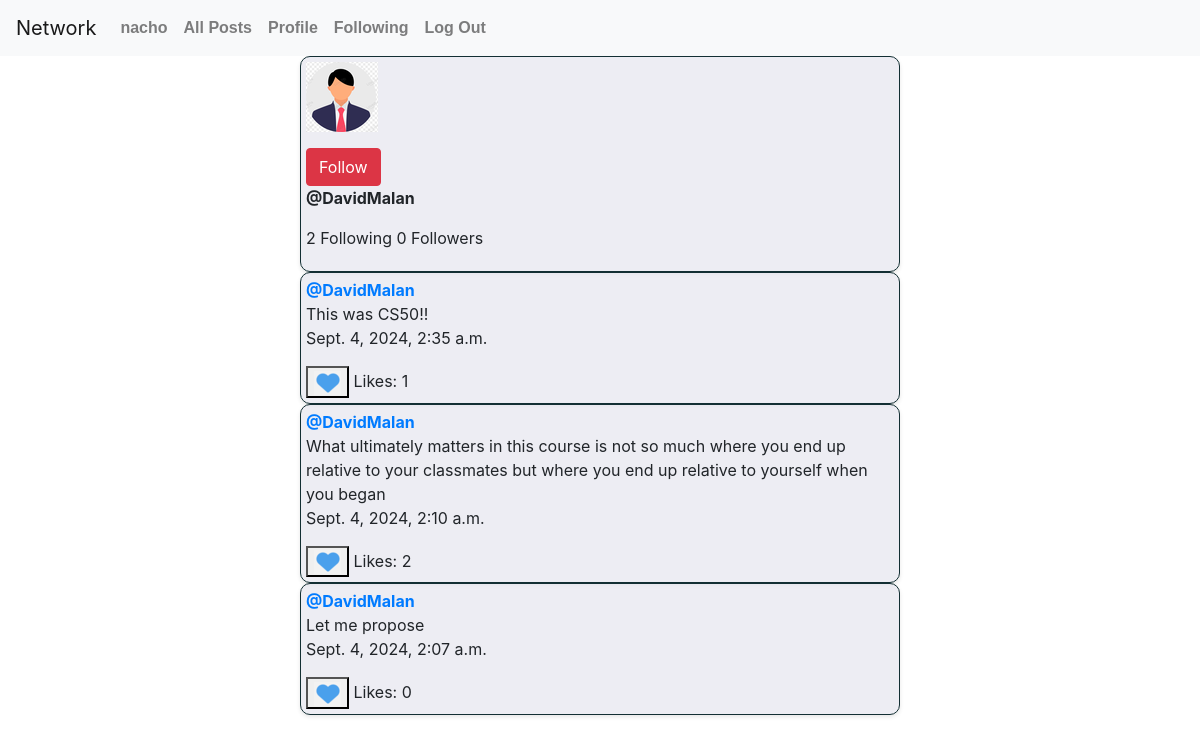
Page /DavidMalan (signed in) on the committed database.
### network/models.py (models this page shows)
class User(AbstractUser):
    following = models.ManyToManyField('self', symmetrical=False, blank=True, related_name="followers")

class Tweet(models.Model):
    content = models.TextField()
    users_liked = models.ManyToManyField(User, blank=True, related_name="liked_tweets")
    owner = models.ForeignKey(User, on_delete=models.CASCADE)
    timestamp = models.DateTimeField(auto_now_add=True)

### network/views.py (the view)
# urls.py: path("<str:name>", views.profile, name="profile"),
@login_required
def profile(request, name):
    if request.method == "GET":
        user_profile = User.objects.get(username=name)
        followers = user_profile.followers.all()
        following = user_profile.following.all()
        if request.user == user_profile:
            same_user = True
        else:
            same_user = False
        if user_profile in request.user.following.all():
            is_following = True
        else:
            is_following = False
        return render(request, "network/profile.html",{
            "followers": followers,
            "following": following,
            "is_following": is_following,
            "same_user": same_user,
            "profile_owner": user_profile,
            "tweets": Tweet.objects.filter(owner=user_profile).order_by('-timestamp')
            })

### network/templates/network/profile.html (shortened to what this page needs)
{% extends "network/layout.html" %}
{% load static %}
{% block body %}
{% if user.is_authenticated %}
<div class="profile-header">
    <p><img src="{% static 'network/profile-pic.png' %}" alt="pic" ></p>
    {% if not same_user %}
        {% if not is_following %}
        <form action="{% url 'follow' %}" method="post">
            <button type="submit" class="btn btn-danger">Follow</button>
        </form>
        {% endif %}
    {% endif %}
    <div>
        <p><strong>@{{ profile_owner }}</strong></p>
        <span> {{ following.count }} Following</span>
        <span> {{ followers.count }} Followers</span>
    </div>
</div>
{% for tweet in tweets %}
<div class="tweet" data-id="{{ tweet.id }}">
    <a  href="{% url 'profile' tweet.owner %}"><strong>@{{ tweet.owner }}</strong> </a>
    <div class="content">
      <span> {{ tweet.content }}</span>
    </div>
    <p> {{ tweet.timestamp }}</p>
    <div class="like-count">
      {% if user.is_authenticated %}
      <button  class="like" ><img src="{% static 'network/heart.png' %}" alt="Like" ></button>
      {% endif %}
      <span>Likes: </span>
      <span class="like-count-value">{{tweet.users_liked.count}}</span>
    </div>
</div>
{% endfor %}
{% endif %}
{% endblock %}

### network/templates/network/layout.html (shortened to what this page needs)
{% load static %}
<!DOCTYPE html>
<html lang="en">
    <head>
        <link rel="stylesheet" href="https://stackpath.bootstrapcdn.com/bootstrap/4.4.1/css/bootstrap.min.css">
        <link href="{% static 'network/styles.css' %}" rel="stylesheet">
    </head>
    <body>
        <nav class="navbar navbar-expand-lg navbar-light bg-light">
            <a class="navbar-brand" href="#">Network</a>
            <div>
              <ul class="navbar-nav mr-auto">
                {% if user.is_authenticated %}
                    <li class="nav-item">
                        <a class="nav-link" href="#"><strong>{{ user.username }}</strong></a>
                    </li>
                {% endif %}
                <li class="nav-item">
                  <a class="nav-link" href="{% url 'index' %}">All Posts</a>
                </li>
                {% if user.is_authenticated %}
                    <li class="nav-item">
                        <a class="nav-link" href="{% url 'profile' request.user %}">Profile</a>
                    </li>
                    <li class="nav-item">
                        <a class="nav-link" href="{% url 'following' %}">Following</a>
                    </li>
                    <li class="nav-item">
                        <a class="nav-link" href="{% url 'logout' %}">Log Out</a>
                    </li>
                {% endif %}
              </ul>
            </div>
          </nav>
        <div class="body">
            {% block body %}
            {% endblock %}
        </div>
    </body>
</html>

### network/static/network/styles.css (style rules this page uses)
.tweet { background-color: #e5e5eeab; border: 1px solid #132f33; padding: 5px; border-radius: 10px; box-shadow: 0 2px 4px rgba(0, 0, 0, 0.1); width: 100%; max-width: 600px; margin: 0 auto; }
.profile-header { background-color: #e5e5eeab; border: 1px solid #132f33; padding: 5px; border-radius: 10px; box-shadow: 0 2px 4px rgba(0, 0, 0, 0.1); width: 100%; max-width: 600px; margin: 0 auto; }
.nav-link { font-family: sans-serif; font-weight: bold; font-size: 16px; }

### rows in the picture
User: username "nacho"
User: username "DavidMalan"
Tweet: owner "DavidMalan", content "This was CS50!!", timestamp "Sept. 4, 2024, 2:35 a.m.", users_liked.count "1"
Tweet: owner "DavidMalan", content "What ultimately matters in this course is not so much where you end up relative to your classmates but where you end up relative to yourself when you began", timestamp "Sept. 4, 2024, 2:10 a.m.", users_liked.count "2"
Tweet: owner "DavidMalan", content "Let me propose", timestamp "Sept. 4, 2024, 2:07 a.m.", users_liked.count "0"

### other values in the picture
{{ following.count }} "2"
{{ followers.count }} "0"
